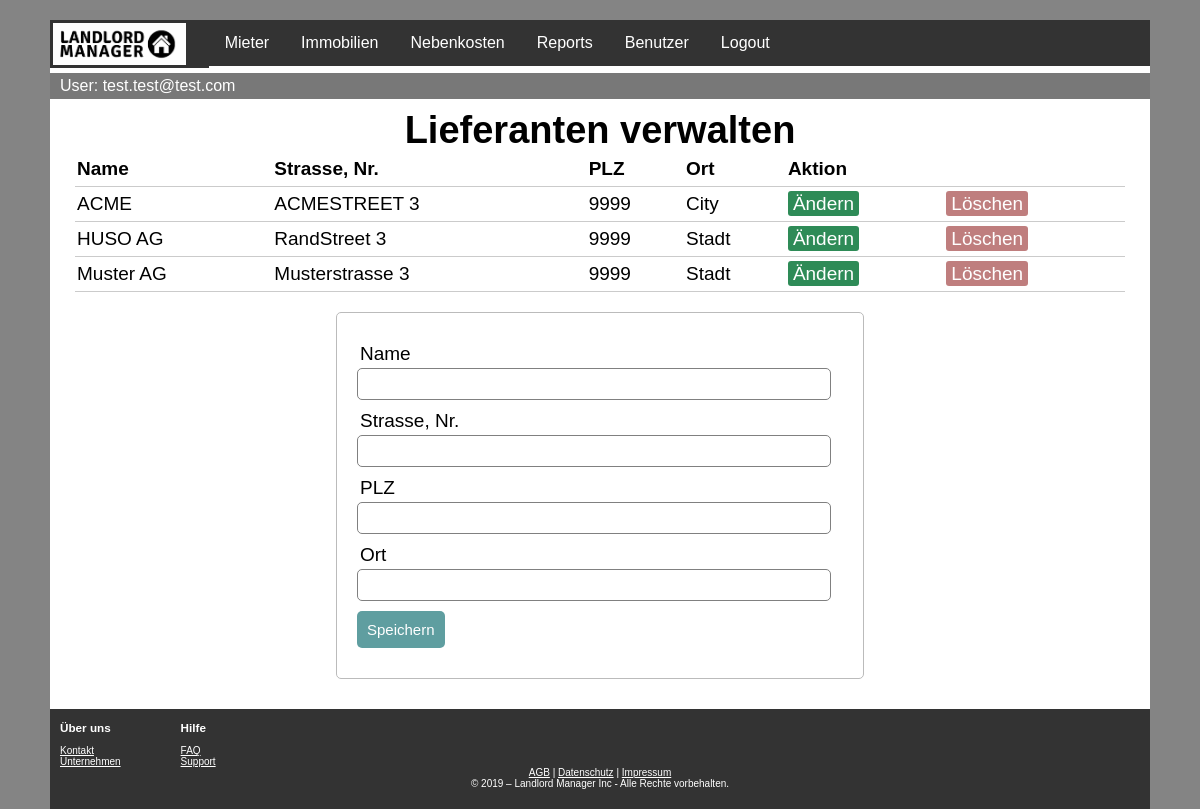
Screenshot of /lieferanten.php (signed in) with the database file from the repository.
### tables this page shows
CREATE TABLE lieferanten (
	lieferantID int PRIMARY KEY NOT NULL AUTO_INCREMENT,
	name varchar(100) NOT NULL,
	strasse_nr varchar(100) NOT NULL,
	plz int(4) NOT NULL,
	ort varchar(100) NOT NULL
	
);

### lieferantenDB.php (called while the page is built, shortened)
<?php
$name = "";
$strasse_nr = "";
$plz = "";
$ort = "";
$update = false;
?>

### lieferanten.php (the view, shortened to what this page needs)
<?php
include 'topbar.inc.php';
?>
<html>
    <head>
        <link href="./CSS/style.css" rel="stylesheet" type="text/css">
        <link href="./CSS/topbar.css" rel="stylesheet" type="text/css">
        <link href="./CSS/footer.css" rel="stylesheet" type="text/css">
    </head>
    <body>
        <div class="pagecontent">
            <?php
            include('lieferantenDB.php');
                ?>
            <?php
            $abfrage = "SELECT * from lieferanten ORDER BY name";
            $res = mysqli_query($link, $abfrage) or die("Abfrage hat nicht geklappt");
            ?>
            <h1>Lieferanten verwalten</h1>
            <table>
                <thead>
                    <tr>
                        <th>Name</th>
                        <th>Strasse, Nr.</th>
                        <th>PLZ</th>
                        <th>Ort</th>
                        <th colspan="2">Aktion</th>
                    </tr>
                </thead>
                <?php while ($row = mysqli_fetch_array($res)) { ?>
                    <tr>
                        <td><?php echo $row['name']; ?></td>
                        <td><?php echo $row['strasse_nr']; ?></td>
                        <td><?php echo $row['plz']; ?></td>
                        <td><?php echo $row['ort']; ?></td>
                        <td>
                            <a href="lieferanten.php?edit= <?php echo $row['lieferantID']; ?>" class="edit_btn" >Ändern</a>
                        </td>
                        <td>
                            <?php
                            $lieferant_id = $row['lieferantID'];
                            $abfrage_nk_rechnungen = "SELECT count(*) AS nk_rechnungen FROM NKRechnungen WHERE FK_lieferantID=$lieferant_id";
                            $res_nk_rechnungen = mysqli_query($link, $abfrage_nk_rechnungen) or die("Abfrage hat nicht geklappt");
                            $has_nk_rechnungen = (int) current(mysqli_fetch_array($res_nk_rechnungen)) > 0;
                            ?>
                            <a href="lieferantenDB.php?del=<?php echo $row['lieferantID']; ?>" class="del_btn <?php if ($has_nk_rechnungen) echo "disabled" ?>" >Löschen</a>
                        </td>
                    </tr>
                <?php } ?>
            </table>
            <form method="post" action="lieferantenDB.php" >
                <div class="input-group">
                    <label>Name</label>
                    <input type="text" name="name" required value="<?php echo $name; ?>">
                </div>
                <div class="input-group">
                    <label>Strasse, Nr.</label>
                    <input type="text" name="strasse_nr" required value="<?php echo $strasse_nr; ?>">
                </div>
                <div class="input-group">
                    <label>PLZ</label>
                    <input type="number" min="1000" max="9999" name="plz" required value="<?php echo $plz; ?>">
                </div>
                <div class="input-group">
                    <label>Ort</label>
                    <input type="text" name="ort" required value="<?php echo $ort; ?>">
                </div>
                <div class="input-group">
                    <?php if ($update == true): ?>
                        <button class="btn" type="submit" name="update" style="background: #556B2F;" >Ändern</button>
                        <button class="btn" type="submit" name="cancel" formnovalidate style="background: #556B2F;" >Abbrechen</button>
                    <?php else: ?>
                        <button class="btn" type="exit" name="save" >Speichern</button>
                    <?php endif ?>
                </div>
            </form>
        </div>
    </body>
    <?php
    include 'footer.inc.php';
    ?>
</html>

### CSS/style.css (style rules this page uses)
body { font-size: 19px; height: 100%; background-color: #848484; font-family: Arial, Helvetica, sans-serif; max-width: 1100px; margin: auto; margin-bottom: 0; margin-top: 0; }
h1, h2 { margin: 0; text-align: center; }
.pagecontent { min-height: 80%; background-color: white; margin: 0; padding: 10px; }
table { width: 1050px; margin: 0px auto; border-collapse: collapse; text-align: left; }
tr { border-bottom: 1px solid #cbcbcb; }
th, td { border: none; height: 30px; padding: 2px; }
form { width: 45%; margin: 20px auto; text-align: left; padding: 20px; border: 1px solid #bbbbbb; border-radius: 5px; }
.input-group { margin: 10px 0px 10px 0px; }
.input-group label { display: block; text-align: left; margin: 3px; }
.input-group input { height: 20px; width: 93%; padding: 5px 10px; font-size: 16px; border-radius: 5px; border: 1px solid gray; }
.btn { padding: 10px; font-size: 15px; color: white; background: #5F9EA0; border: none; border-radius: 5px; }
.edit_btn { text-decoration: none; padding: 2px 5px; background: #2E8B57; color: white; border-radius: 3px; }
.del_btn { text-decoration: none; padding: 2px 5px; color: white; border-radius: 3px; background: #800000; }
.del_btn.disabled { pointer-events: none; cursor: default; opacity: 0.5; }
.pagecontent { text-align: center; }

### rows the page displays
lieferanten: name "ACME", strasse_nr "ACMESTREET 3", plz "9999", ort "City"
lieferanten: name "HUSO AG", strasse_nr "RandStreet 3", plz "9999", ort "Stadt"
lieferanten: name "Muster AG", strasse_nr "Musterstrasse 3", plz "9999", ort "Stadt"

### other values shown
$_SESSION["name"] "test.test@test.com"
